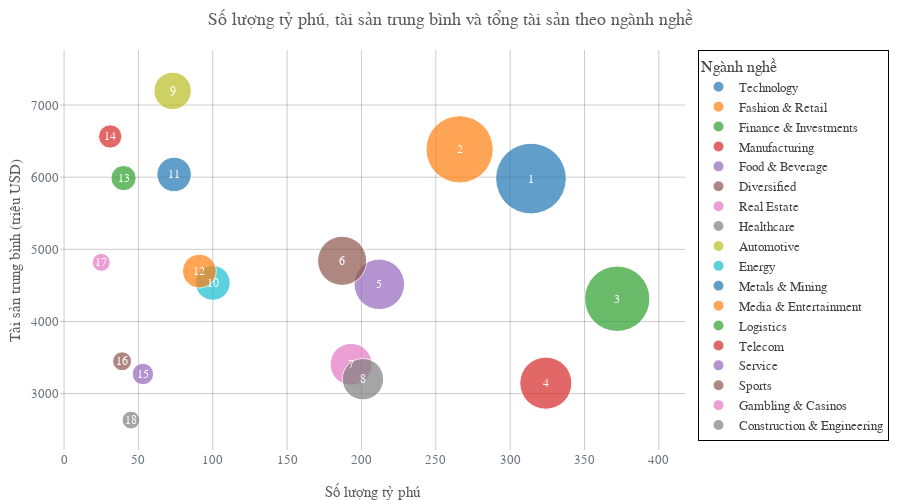

Notebook source saved alongside this figure:
### Markdown cell above
### **Câu hỏi:** Ngành nghề nào sản sinh ra nhiều tỷ phú nhất? Ngành nào tạo ra những tỷ phú giàu nhất?

### Code cell
# Tính số lượng tỷ phú theo ngành
industry_counts = df["industries"].value_counts()

# Tính tài sản trung bình theo ngành
industry_avg_wealth = df.groupby("industries")["finalWorth"].mean()

industry_med_wealth = df.groupby("industries")["finalWorth"].median()

# Tính tổng tài sản của ngành (tài sản trung bình * số lượng tỷ phú)
industry_total_wealth = df.groupby("industries")["finalWorth"].sum()

# Tạo DataFrame tổng hợp
industry_scatter = pd.DataFrame({
    "Ngành nghề": industry_counts.index,
    "Số lượng tỷ phú": industry_counts.values,
    "Tài sản trung bình (triệu USD)": industry_avg_wealth[industry_counts.index].values,
    "Tài sản trung vị (triệu USD)": industry_med_wealth[industry_counts.index].values,
    "Tổng tài sản của ngành (tỷ USD)": industry_total_wealth[industry_counts.index].values / 1000
})
# Thêm cột xếp hạng theo tổng tài sản của ngành
industry_scatter["Rank"] = industry_scatter["Tổng tài sản của ngành (tỷ USD)"].rank(
    ascending=False, method="first").astype(int)
industry_scatter.sort_values("Rank", inplace=True)

# Chỉnh sửa hover text để hiển thị thứ hạng
fig = px.scatter(
    industry_scatter,
    x="Số lượng tỷ phú",
    y="Tài sản trung bình (triệu USD)",
    size="Tổng tài sản của ngành (tỷ USD)",
    color="Ngành nghề",
    hover_name="Ngành nghề",
    hover_data={"Rank": True,
                "Tổng tài sản của ngành (tỷ USD)": True, "Ngành nghề": False},
    title="Số lượng tỷ phú, tài sản trung bình và tổng tài sản theo ngành nghề",
    size_max=50, height=500
)

# Thêm số thứ tự vào mỗi bong bóng
for i, row in industry_scatter.iterrows():
    fig.add_annotation(
        x=row["Số lượng tỷ phú"],
        y=row["Tài sản trung bình (triệu USD)"],
        text=str(row["Rank"]),  # Hiển thị số thứ tự
        showarrow=False,
        font=dict(size=12, color="white"),
    )

# Hiển thị biểu đồ
fig.show()

top_4_industries_with_highest_wealth = industry_scatter.head(4)
top_4_count = top_4_industries_with_highest_wealth["Số lượng tỷ phú"].sum()
print(
    f"4 ngành top đầu tạo ra {top_4_count}/{len(df)}={round(top_4_count/len(df)*100, 2)}% tổng số tỉ phú.")

### Figure 1 — Plotly figure (JSON) as saved in the notebook; plotly's stock layout.template omitted (floating-point values rounded to 4 significant figures)
{"data": [{"customdata": [[1, 1878.0, "Technology"]], "hovertemplate": "<b>%{hovertext}</b><br><br>Số lượng tỷ phú=%{x}<br>Tài sản trung bình (triệu USD)=%{y}<br>Tổng tài sản của ngành (tỷ USD)=%{customdata[1]}<br>Rank=%{customdata[0]}<extra></extra>", "hovertext": ["Technology"], "legendgroup": "Technology", "marker": {"color": "#1F77B4", "size": [1878.0], "sizemode": "area", "sizeref": 0.7512, "symbol": "circle"}, "mode": "markers", "name": "Technology", "orientation": "v", "showlegend": true, "type": "scatter", "x": [314], "xaxis": "x", "y": [5981.0], "yaxis": "y"}, {"customdata": [[2, 1699.0, "Fashion & Retail"]], "hovertemplate": "<b>%{hovertext}</b><br><br>Số lượng tỷ phú=%{x}<br>Tài sản trung bình (triệu USD)=%{y}<br>Tổng tài sản của ngành (tỷ USD)=%{customdata[1]}<br>Rank=%{customdata[0]}<extra></extra>", "hovertext": ["Fashion & Retail"], "legendgroup": "Fashion & Retail", "marker": {"color": "#FF7F0E", "size": [1699.0], "sizemode": "area", "sizeref": 0.7512, "symbol": "circle"}, "mode": "markers", "name": "Fashion & Retail", "orientation": "v", "showlegend": true, "type": "scatter", "x": [266], "xaxis": "x", "y": [6386.0], "yaxis": "y"}, {"customdata": [[3, 1605.0, "Finance & Investments"]], "hovertemplate": "<b>%{hovertext}</b><br><br>Số lượng tỷ phú=%{x}<br>Tài sản trung bình (triệu USD)=%{y}<br>Tổng tài sản của ngành (tỷ USD)=%{customdata[1]}<br>Rank=%{customdata[0]}<extra></extra>", "hovertext": ["Finance & Investments"], "legendgroup": "Finance & Investments", "marker": {"color": "#2CA02C", "size": [1605.0], "sizemode": "area", "sizeref": 0.7512, "symbol": "circle"}, "mode": "markers", "name": "Finance & Investments", "orientation": "v", "showlegend": true, "type": "scatter", "x": [372], "xaxis": "x", "y": [4315.0], "yaxis": "y"}, {"customdata": [[4, 1019, "Manufacturing"]], "hovertemplate": "<b>%{hovertext}</b><br><br>Số lượng tỷ phú=%{x}<br>Tài sản trung bình (triệu USD)=%{y}<br>Tổng tài sản của ngành (tỷ USD)=%{customdata[1]}<br>Rank=%{customdata[0]}<extra></extra>", "hovertext": ["Manufacturing"], "legendgroup": "Manufacturing", "marker": {"color": "#D62728", "size": [1019.0], "sizemode": "area", "sizeref": 0.7512, "symbol": "circle"}, "mode": "markers", "name": "Manufacturing", "orientation": "v", "showlegend": true, "type": "scatter", "x": [324], "xaxis": "x", "y": [3145.0], "yaxis": "y"}, {"customdata": [[5, 957.2, "Food & Beverage"]], "hovertemplate": "<b>%{hovertext}</b><br><br>Số lượng tỷ phú=%{x}<br>Tài sản trung bình (triệu USD)=%{y}<br>Tổng tài sản của ngành (tỷ USD)=%{customdata[1]}<br>Rank=%{customdata[0]}<extra></extra>", "hovertext": ["Food & Beverage"], "legendgroup": "Food & Beverage", "marker": {"color": "#9467BD", "size": [957.2], "sizemode": "area", "sizeref": 0.7512, "symbol": "circle"}, "mode": "markers", "name": "Food & Beverage", "orientation": "v", "showlegend": true, "type": "scatter", "x": [212], "xaxis": "x", "y": [4515.0], "yaxis": "y"}, {"customdata": [[6, 905.2, "Diversified"]], "hovertemplate": "<b>%{hovertext}</b><br><br>Số lượng tỷ phú=%{x}<br>Tài sản trung bình (triệu USD)=%{y}<br>Tổng tài sản của ngành (tỷ USD)=%{customdata[1]}<br>Rank=%{customdata[0]}<extra></extra>", "hovertext": ["Diversified"], "legendgroup": "Diversified", "marker": {"color": "#8C564B", "size": [905.2], "sizemode": "area", "sizeref": 0.7512, "symbol": "circle"}, "mode": "markers", "name": "Diversified", "orientation": "v", "showlegend": true, "type": "scatter", "x": [187], "xaxis": "x", "y": [4841.0], "yaxis": "y"}, {"customdata": [[7, 657.4, "Real Estate"]], "hovertemplate": "<b>%{hovertext}</b><br><br>Số lượng tỷ phú=%{x}<br>Tài sản trung bình (triệu USD)=%{y}<br>Tổng tài sản của ngành (tỷ USD)=%{customdata[1]}<br>Rank=%{customdata[0]}<extra></extra>", "hovertext": ["Real Estate"], "legendgroup": "Real Estate", "marker": {"color": "#E377C2", "size": [657.4], "sizemode": "area", "sizeref": 0.7512, "symbol": "circle"}, "mode": "markers", "name": "Real Estate", "orientation": "v", "showlegend": true, "type": "scatter", "x": [193], "xaxis": "x", "y": [3406.0], "yaxis": "y"}, {"customdata": [[8, 643.2, "Healthcare"]], "hovertemplate": "<b>%{hovertext}</b><br><br>Số lượng tỷ phú=%{x}<br>Tài sản trung bình (triệu USD)=%{y}<br>Tổng tài sản của ngành (tỷ USD)=%{customdata[1]}<br>Rank=%{customdata[0]}<extra></extra>", "hovertext": ["Healthcare"], "legendgroup": "Healthcare", "marker": {"color": "#7F7F7F", "size": [643.2], "sizemode": "area", "sizeref": 0.7512, "symbol": "circle"}, "mode": "markers", "name": "Healthcare", "orientation": "v", "showlegend": true, "type": "scatter", "x": [201], "xaxis": "x", "y": [3200.0], "yaxis": "y"}, {"customdata": [[9, 525.3, "Automotive"]], "hovertemplate": "<b>%{hovertext}</b><br><br>Số lượng tỷ phú=%{x}<br>Tài sản trung bình (triệu USD)=%{y}<br>Tổng tài sản của ngành (tỷ USD)=%{customdata[1]}<br>Rank=%{customdata[0]}<extra></extra>", "hovertext": ["Automotive"], "legendgroup": "Automotive", "marker": {"color": "#BCBD22", "size": [525.3], "sizemode": "area", "sizeref": 0.7512, "symbol": "circle"}, "mode": "markers", "name": "Automotive", "orientation": "v", "showlegend": true, "type": "scatter", "x": [73], "xaxis": "x", "y": [7196.0], "yaxis": "y"}, {"customdata": [[10, 453.5, "Energy"]], "hovertemplate": "<b>%{hovertext}</b><br><br>Số lượng tỷ phú=%{x}<br>Tài sản trung bình (triệu USD)=%{y}<br>Tổng tài sản của ngành (tỷ USD)=%{customdata[1]}<br>Rank=%{customdata[0]}<extra></extra>", "hovertext": ["Energy"], "legendgroup": "Energy", "marker": {"color": "#17BECF", "size": [453.5], "sizemode": "area", "sizeref": 0.7512, "symbol": "circle"}, "mode": "markers", "name": "Energy", "orientation": "v", "showlegend": true, "type": "scatter", "x": [100], "xaxis": "x", "y": [4535.0], "yaxis": "y"}, {"customdata": [[11, 446.8, "Metals & Mining"]], "hovertemplate": "<b>%{hovertext}</b><br><br>Số lượng tỷ phú=%{x}<br>Tài sản trung bình (triệu USD)=%{y}<br>Tổng tài sản của ngành (tỷ USD)=%{customdata[1]}<br>Rank=%{customdata[0]}<extra></extra>", "hovertext": ["Metals & Mining"], "legendgroup": "Metals & Mining", "marker": {"color": "#1F77B4", "size": [446.8], "sizemode": "area", "sizeref": 0.7512, "symbol": "circle"}, "mode": "markers", "name": "Metals & Mining", "orientation": "v", "showlegend": true, "type": "scatter", "x": [74], "xaxis": "x", "y": [6038.0], "yaxis": "y"}, {"customdata": [[12, 427.5, "Media & Entertainment"]], "hovertemplate": "<b>%{hovertext}</b><br><br>Số lượng tỷ phú=%{x}<br>Tài sản trung bình (triệu USD)=%{y}<br>Tổng tài sản của ngành (tỷ USD)=%{customdata[1]}<br>Rank=%{customdata[0]}<extra></extra>", "hovertext": ["Media & Entertainment"], "legendgroup": "Media & Entertainment", "marker": {"color": "#FF7F0E", "size": [427.5], "sizemode": "area", "sizeref": 0.7512, "symbol": "circle"}, "mode": "markers", "name": "Media & Entertainment", "orientation": "v", "showlegend": true, "type": "scatter", "x": [91], "xaxis": "x", "y": [4698.0], "yaxis": "y"}, {"customdata": [[13, 239.5, "Logistics"]], "hovertemplate": "<b>%{hovertext}</b><br><br>Số lượng tỷ phú=%{x}<br>Tài sản trung bình (triệu USD)=%{y}<br>Tổng tài sản của ngành (tỷ USD)=%{customdata[1]}<br>Rank=%{customdata[0]}<extra></extra>", "hovertext": ["Logistics"], "legendgroup": "Logistics", "marker": {"color": "#2CA02C", "size": [239.5], "sizemode": "area", "sizeref": 0.7512, "symbol": "circle"}, "mode": "markers", "name": "Logistics", "orientation": "v", "showlegend": true, "type": "scatter", "x": [40], "xaxis": "x", "y": [5988.0], "yaxis": "y"}, {"customdata": [[14, 203.5, "Telecom"]], "hovertemplate": "<b>%{hovertext}</b><br><br>Số lượng tỷ phú=%{x}<br>Tài sản trung bình (triệu USD)=%{y}<br>Tổng tài sản của ngành (tỷ USD)=%{customdata[1]}<br>Rank=%{customdata[0]}<extra></extra>", "hovertext": ["Telecom"], "legendgroup": "Telecom", "marker": {"color": "#D62728", "size": [203.5], "sizemode": "area", "sizeref": 0.7512, "symbol": "circle"}, "mode": "markers", "name": "Telecom", "orientation": "v", "showlegend": true, "type": "scatter", "x": [31], "xaxis": "x", "y": [6565.0], "yaxis": "y"}, {"customdata": [[15, 173.4, "Service"]], "hovertemplate": "<b>%{hovertext}</b><br><br>Số lượng tỷ phú=%{x}<br>Tài sản trung bình (triệu USD)=%{y}<br>Tổng tài sản của ngành (tỷ USD)=%{customdata[1]}<br>Rank=%{customdata[0]}<extra></extra>", "hovertext": ["Service"], "legendgroup": "Service", "marker": {"color": "#9467BD", "size": [173.4], "sizemode": "area", "sizeref": 0.7512, "symbol": "circle"}, "mode": "markers", "name": "Service", "orientation": "v", "showlegend": true, "type": "scatter", "x": [53], "xaxis": "x", "y": [3272.0], "yaxis": "y"}, {"customdata": [[16, 134.5, "Sports"]], "hovertemplate": "<b>%{hovertext}</b><br><br>Số lượng tỷ phú=%{x}<br>Tài sản trung bình (triệu USD)=%{y}<br>Tổng tài sản của ngành (tỷ USD)=%{customdata[1]}<br>Rank=%{customdata[0]}<extra></extra>", "hovertext": ["Sports"], "legendgroup": "Sports", "marker": {"color": "#8C564B", "size": [134.5], "sizemode": "area", "sizeref": 0.7512, "symbol": "circle"}, "mode": "markers", "name": "Sports", "orientation": "v", "showlegend": true, "type": "scatter", "x": [39], "xaxis": "x", "y": [3449.0], "yaxis": "y"}, {"customdata": [[17, 120.5, "Gambling & Casinos"]], "hovertemplate": "<b>%{hovertext}</b><br><br>Số lượng tỷ phú=%{x}<br>Tài sản trung bình (triệu USD)=%{y}<br>Tổng tài sản của ngành (tỷ USD)=%{customdata[1]}<br>Rank=%{customdata[0]}<extra></extra>", "hovertext": ["Gambling & Casinos"], "legendgroup": "Gambling & Casinos", "marker": {"color": "#E377C2", "size": [120.5], "sizemode": "area", "sizeref": 0.7512, "symbol": "circle"}, "mode": "markers", "name": "Gambling & Casinos", "orientation": "v", "showlegend": true, "type": "scatter", "x": [25], "xaxis": "x", "y": [4820.0], "yaxis": "y"}, {"customdata": [[18, 118.5, "Construction & Engineering"]], "hovertemplate": "<b>%{hovertext}</b><br><br>Số lượng tỷ phú=%{x}<br>Tài sản trung bình (triệu USD)=%{y}<br>Tổng tài sản của ngành (tỷ USD)=%{customdata[1]}<br>Rank=%{customdata[0]}<extra></extra>", "hovertext": ["Construction & Engineering"], "legendgroup": "Construction & Engineering", "marker": {"color": "#7F7F7F", "size": [118.5], "sizemode": "area", "sizeref": 0.7512, "symbol": "circle"}, "mode": "markers", "name": "Construction & Engineering", "orientation": "v", "showlegend": true, "type": "scatter", "x": [45], "xaxis": "x", "y": [2633.0], "yaxis": "y"}], "layout": {"annotations": [{"font": {"color": "white", "size": 12}, "showarrow": false, "text": "1", "x": 314, "y": 5981.0}, {"font": {"color": "white", "size": 12}, "showarrow": false, "text": "2", "x": 266, "y": 6386.0}, {"font": {"color": "white", "size": 12}, "showarrow": false, "text": "3", "x": 372, "y": 4315.0}, {"font": {"color": "white", "size": 12}, "showarrow": false, "text": "4", "x": 324, "y": 3145.0}, {"font": {"color": "white", "size": 12}, "showarrow": false, "text": "5", "x": 212, "y": 4515.0}, {"font": {"color": "white", "size": 12}, "showarrow": false, "text": "6", "x": 187, "y": 4841.0}, {"font": {"color": "white", "size": 12}, "showarrow": false, "text": "7", "x": 193, "y": 3406.0}, {"font": {"color": "white", "size": 12}, "showarrow": false, "text": "8", "x": 201, "y": 3200}, {"font": {"color": "white", "size": 12}, "showarrow": false, "text": "9", "x": 73, "y": 7196.0}, {"font": {"color": "white", "size": 12}, "showarrow": false, "text": "10", "x": 100, "y": 4535}, {"font": {"color": "white", "size": 12}, "showarrow": false, "text": "11", "x": 74, "y": 6038.0}, {"font": {"color": "white", "size": 12}, "showarrow": false, "text": "12", "x": 91, "y": 4698.0}, {"font": {"color": "white", "size": 12}, "showarrow": false, "text": "13", "x": 40, "y": 5988.0}, {"font": {"color": "white", "size": 12}, "showarrow": false, "text": "14", "x": 31, "y": 6565.0}, {"font": {"color": "white", "size": 12}, "showarrow": false, "text": "15", "x": 53, "y": 3272.0}, {"font": {"color": "white", "size": 12}, "showarrow": false, "text": "16", "x": 39, "y": 3449.0}, {"font": {"color": "white", "size": 12}, "showarrow": false, "text": "17", "x": 25, "y": 4820}, {"font": {"color": "white", "size": 12}, "showarrow": false, "text": "18", "x": 45, "y": 2633.0}], "height": 500, "legend": {"itemsizing": "constant", "title": {"text": "Ngành nghề"}, "tracegroupgap": 0}, "title": {"text": "Số lượng tỷ phú, tài sản trung bình và tổng tài sản theo ngành nghề"}, "xaxis": {"anchor": "y", "domain": [0, 1], "title": {"text": "Số lượng tỷ phú"}}, "yaxis": {"anchor": "x", "domain": [0, 1], "title": {"text": "Tài sản trung bình (triệu USD)"}}}}
